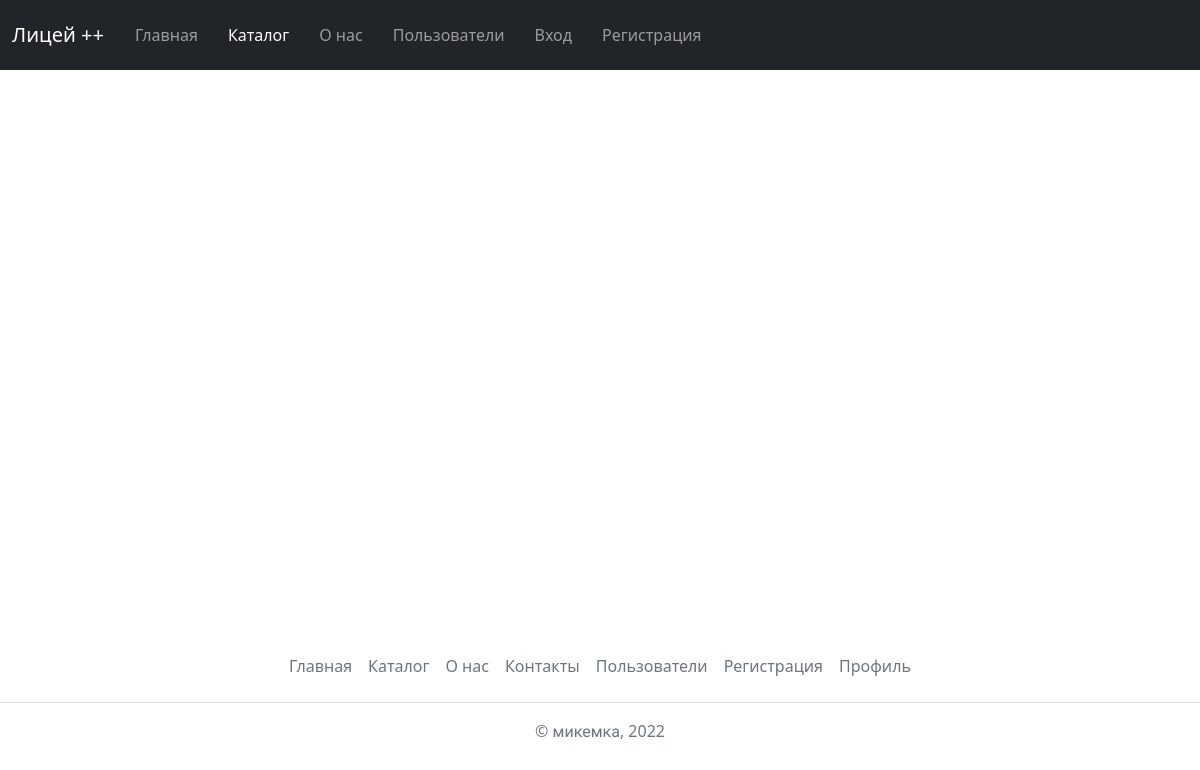
The app's page /catalog/, older data.
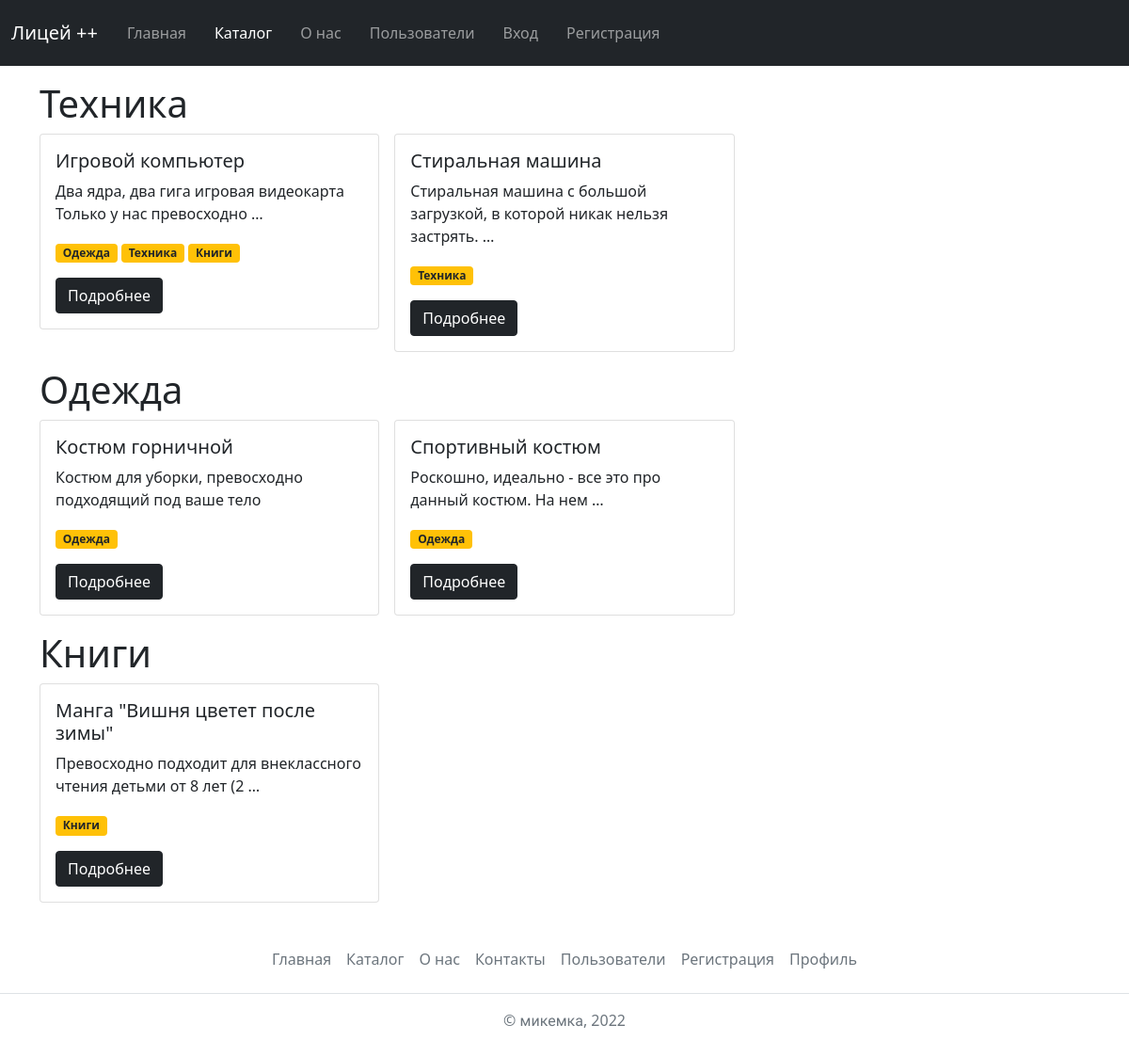
The same page, newer data.
### catalog/models.py (models this page shows, shortened)
class Category(Slug, Published, Name):
    weight = models.PositiveSmallIntegerField(
        verbose_name='Вес',
        default=100,
        validators=(validate_weight, )
    )
    objects = CategoryManager()
    class Meta:
        verbose_name = 'категория'
        verbose_name_plural = 'категории'

class Item(Published):
    name = models.CharField(
        verbose_name='Название товара',
        max_length=150
    )
    text = models.TextField(
        verbose_name='Текст',
        help_text='Минимум два слова. Обязательно должно содержаться слово превосходно или роскошно', validators=(validate_required_words, validate_words_count)
    )
    tags = models.ManyToManyField(
        verbose_name='Теги',
        to='Tag',
        related_name='items'
    )
    category = models.ForeignKey(
        verbose_name='Категория',
        to='Category',
        related_name='items',
        on_delete=models.RESTRICT
    )
    objects = ItemManager()
    class Meta:
        verbose_name = 'товар'
        verbose_name_plural = 'товары'

class Tag(Slug, Published, Name):
    objects = TagManager()
    def __str__(self) -> str:
        if self.name:
            return self.name
        return self.slug
    class Meta:
        verbose_name = 'тег'
        verbose_name_plural = 'теги'

### catalog/views.py (the view)
# urls.py: path('', views.item_list, name='item_list'),
def item_list(request):
    categories = Category.objects.published_items_and_categories()
    return render(request, 'catalog/item_list.html', {
        'categories': categories
    })

### catalog/models.py (called while the page is built)
    def published_items_and_categories(self):
        return self.filter(is_published=True).prefetch_related(
            Prefetch('items', queryset=Item.objects.published_item_and_tags())
        )

    def published_tags(self):
        return self.filter(is_published=True)

    def published_item_and_tags(self):
        return self.filter(is_published=True).prefetch_related(
            Prefetch(
                'tags',
                queryset=Tag.objects.published_tags()
            )
        )

### templates/catalog/item_list.html (shortened to what this page needs)
{% extends 'base.html' %}
{% block content %}
<div class="container mt-3">
    {% for category in categories %}
    <section class="mt-3">
        <h2 class="display-6" id="{{ category.slug }}">{{ category.name|default:category.slug }}</h2>
        {% include 'core/item_list_base.html' with items=category.items.all %}
    </section>
    {% endfor %}
</div>
{% endblock %}

### templates/core/item_list_base.html
<div class="row row-cols-1 row-cols-sm-2 row-cols-md-3 g-3">
{% for item in items %}
    <div class="col">
        <div class="card">
            <div class="card-body">
                <h5 class="card-title">{{ item.name }}</h5>
                <p class="card-text">{{ item.text|truncatewords:10 }}</p>
                <p><span class="badge bg-warning text-dark">
                    {{ item.tags.all|join:'</span> <span class="badge bg-warning text-dark">' }}
                </span></p>
                <a href="{% url 'item_detail' pk=item.id %}" class="btn btn-dark">Подробнее</a>
            </div>
        </div>
    </div>
{% empty %}
    <div class="alert alert-danger" role="alert">Список пуст. Эй, админ, добавь инфы!</div>
{% endfor %}
</div>

Row changes from the older to the newer data that the page shows:
added Category: name "Техника"
added Item: name "Игровой компьютер", text "Два ядра, два гига игровая видеокарта Только у нас превосходно …", tags.all "Одежда Техника Книги", shown under "Техника"
added Item: name "Стиральная машина", text "Стиральная машина с большой загрузкой, в которой никак нельзя застрять. …", tags.all "Техника"
added Category: name "Одежда"
added Item: name "Костюм горничной", text "Костюм для уборки, превосходно подходящий под ваше тело", tags.all "Одежда"
added Item: name "Спортивный костюм", text "Роскошно, идеально - все это про данный костюм. На нем …", tags.all "Одежда"
added Category: name "Книги"
added Item: name "Манга \"Вишня цветет после зимы\"", text "Превосходно подходит для внеклассного чтения детьми от 8 лет (2 …", tags.all "Книги"
